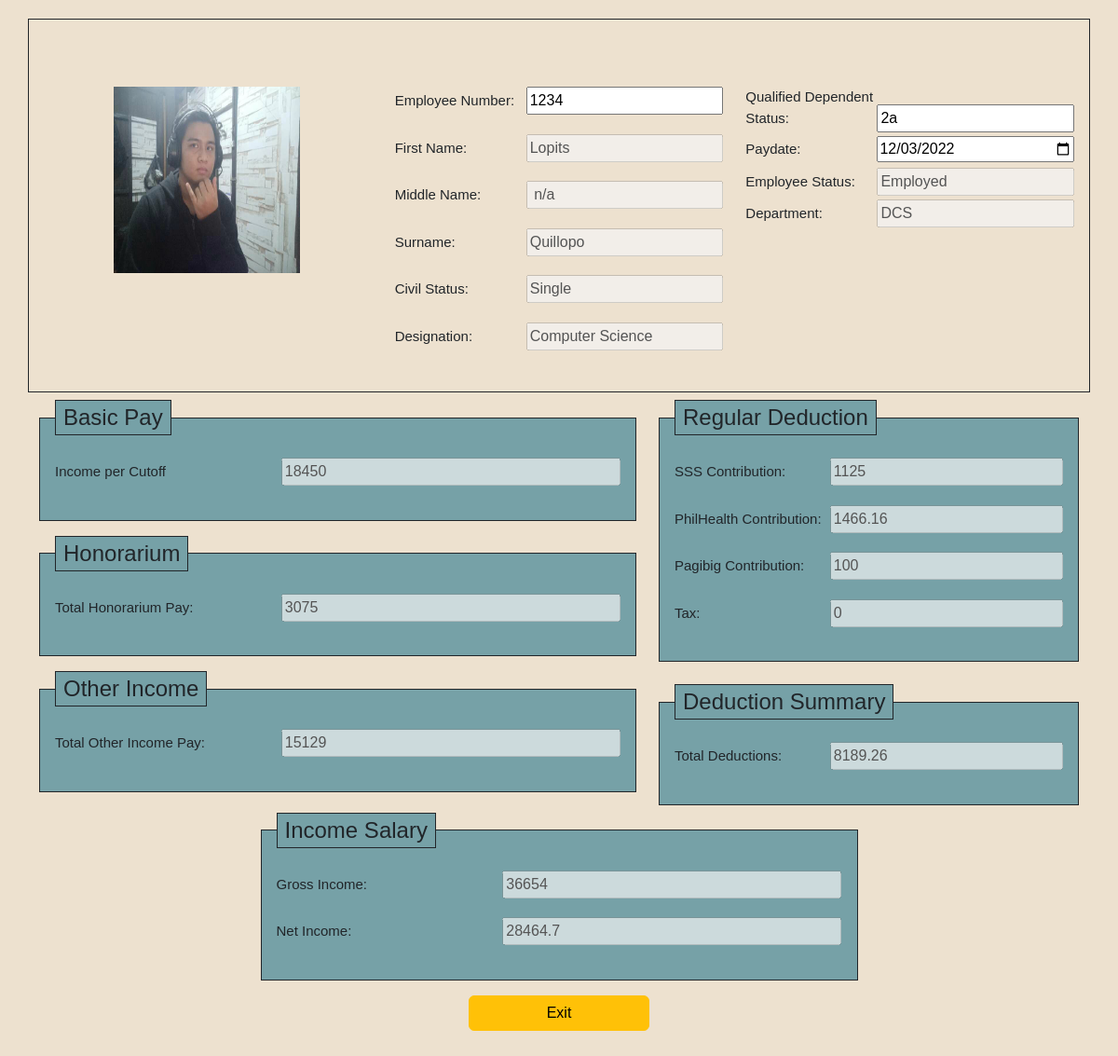
Page /viewpayroll.php?id=1 (signed in) on the earlier database version.
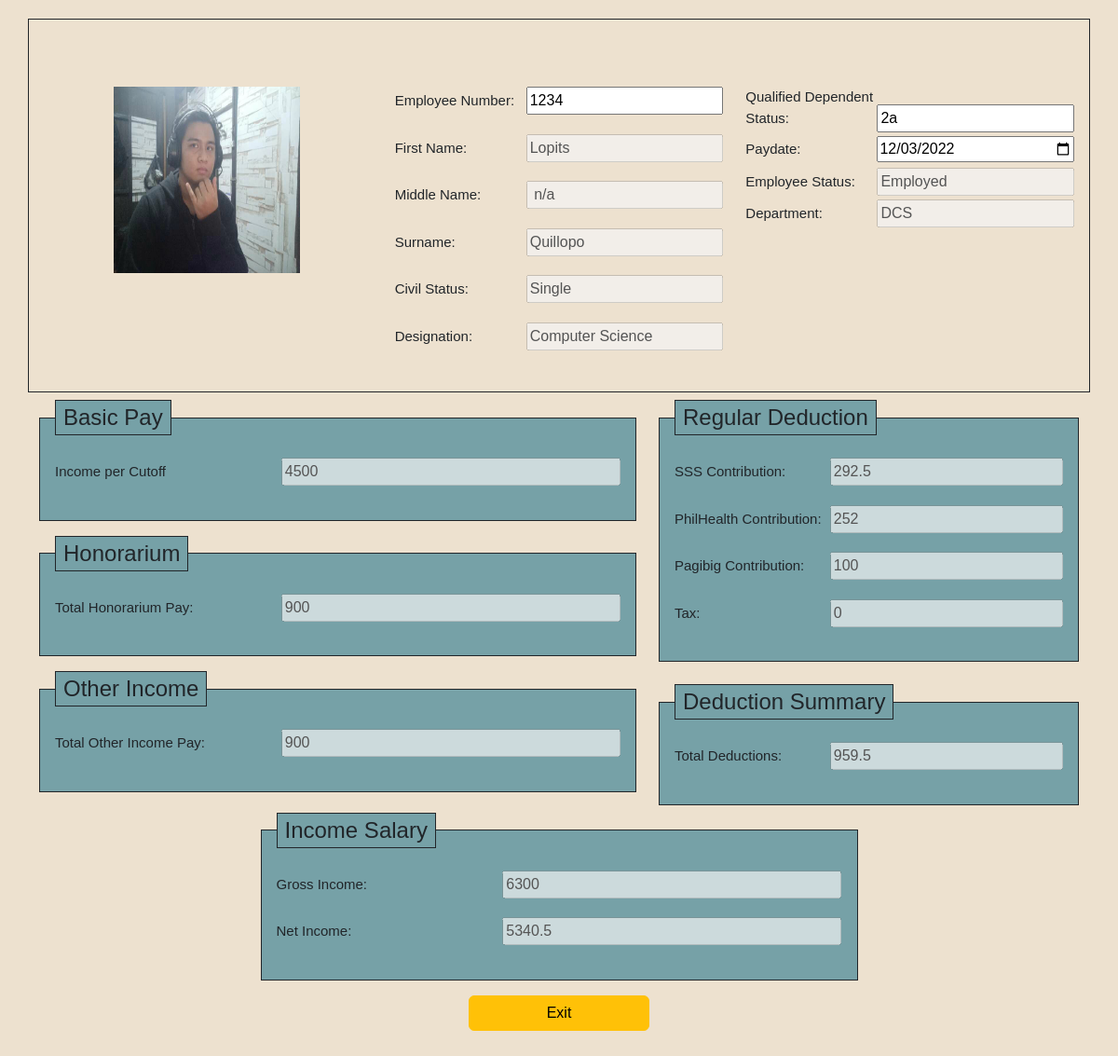
Same page on the later database version.
### tables this page shows
CREATE TABLE `employee` (
  `id` int(11) NOT NULL,
  `employeenumber` varchar(255) NOT NULL,
  `employeename` varchar(255) NOT NULL,
  `gender` varchar(255) NOT NULL,
  `birthdate` date NOT NULL,
  `nationality` varchar(255) NOT NULL,
  `civilstatus` varchar(255) NOT NULL,
  `department` varchar(255) NOT NULL,
  `designation` varchar(255) NOT NULL,
  `employeestatus` varchar(255) NOT NULL,
  `picture` text NOT NULL,
  `contactnumber` varchar(255) NOT NULL,
  `email` varchar(255) NOT NULL,
  `age` varchar(20) NOT NULL,
  `paydate` date DEFAULT NULL,
  `dependent` varchar(255) DEFAULT NULL
);

CREATE TABLE `payroll` (
  `payroll_id` int(11) NOT NULL,
  `employeeid_fk` int(11) NOT NULL,
  `basicincome` float NOT NULL,
  `honorarium` float NOT NULL,
  `otherincome` float NOT NULL,
  `grossincome` float NOT NULL,
  `netincome` float NOT NULL,
  `totaldeduction` float NOT NULL,
  `sss` float NOT NULL,
  `philhealth` float NOT NULL,
  `pagibig` float NOT NULL,
  `tax` float NOT NULL
);

### viewpayroll.php (the view, shortened to what this page needs)
<?php
include "config.php";
if($_SESSION['usertype']=="hr" || $_SESSION['usertype']=="superadmin"){
  if(isset($_GET['id'])){
    $id = trim($_GET['id'])-0;
    $sql = "SELECT * FROM employee WHERE id=$id";
    $run_query = mysqli_query($conn, $sql) or die(mysqli_error($conn));
    if (mysqli_num_rows($run_query) > 0){
    while ($row = mysqli_fetch_array($run_query)){
          $empnumber = $row['employeenumber'];
          $employeename = $row['employeename'];
          $employeenames = explode (" ", $employeename);
          $firstname = $employeenames[0];
          $middlename = $employeenames[1];
          $surname = $employeenames[2];
          $civilstatus = $row['civilstatus'];
          $department = $row['department'];
          $designation = $row['designation'];
          $dependent = $row['dependent'];
          $employeestatus = $row['employeestatus'];
          $picture = $row['picture'];
          $paydate = $row['paydate'];
        }
      }
      $sql2 = "SELECT * FROM payroll WHERE employeeid_fk=$id";
    $run_query2 = mysqli_query($conn, $sql2) or die(mysqli_error($conn));
    if (mysqli_num_rows($run_query2) > 0){
    while ($fetch = mysqli_fetch_array($run_query2)){
          $totalbasicpay = $fetch['basicincome'];
          $totalhonorpay=$fetch['honorarium'];
          $totalotherpay=$fetch['otherincome'];
          $totaldeduction=$fetch['totaldeduction'];
          $SSS=$fetch['sss'];
          $pagibig=$fetch['pagibig'];
          $philhealth=$fetch['philhealth'];
          $tax=$fetch['tax'];
          $netincome=$fetch['netincome'];
          $gross_income=$fetch['grossincome'];
        }
      }
}
?>
<!DOCTYPE html>
<html lang="en">
<head>
    <link rel="stylesheet" href="css/dashboard.css">
    <link rel="stylesheet" href="https://cdn.jsdelivr.net/npm/bootstrap-icons@1.9.1/font/bootstrap-icons.css">
    <link rel="stylesheet" href="https://cdnjs.cloudflare.com/ajax/libs/font-awesome/5.15.3/css/all.min.css"/>
    <link rel="stylesheet" href="css/main.min.css">
    <link rel="stylesheet" href="css/webp2.css">
</head>
<body style="background-image: url(bg.webp);
            no-repeat center center fixed;
            -webkit-background-size: cover;
            -moz-background-size: cover;
            -o-background-size: cover;
            background-size: cover;">
    <section id="empdetails" >
        <div class="container-md form-group border p-3 border-dark" id="empdetailscontainer" style="background-color: #EDE1CF;">
            <div class="row my-2 gy-5 gx-10" id="empdetails2">
                <div class="col-lg-4" id="empdetails5">
                    <form action="" method="POST" enctype="multipart/form-data">
                        <img src="emp_pics/<?php echo $picture;?>" style="margin-left: 75px;" alt="Photo" id="emppic">
                </div>
                <div class="col-lg-4" id="empdetails3">
                        <label class="form-label"><p>Employee Number:</p></label><input type="text"  id="empnumber" name="empnumber" value="<?php echo($empnumber) ?>" >
                        <label class="form-label"><p>First Name:</p></label><input type="text"  id="firstname" name="firstname" value="<?php echo($firstname) ?>" disabled>
                        <label class="form-label"><p>Middle Name:</p></label><input type="text"  id="middlename" name="middlename" value="<?php echo($middlename) ?>" disabled>
                        <label class="form-label"><p>Surname:</p></label><input type="text" id="surname"  name="surname" value="<?php echo($surname) ?>" disabled>
                        <label class="form-label"><p>Civil Status:</p></label><input type="text"  id="civilstatus" name="civilstatus" value="<?php echo($civilstatus) ?>" disabled>
                        <label class="form-label"><p>Designation:</p></label><input type="text"  id="designation" name="designation" value="<?php echo($designation) ?>" disabled>
                </div>
                <div class="col-lg-4" id="empdetails4">
                    <label class="form-label">Qualified Dependent Status:</label><input type="text"  id="dependent" name="dependent" value="<?php echo($dependent) ?>" >
                    <label class="form-label">Paydate:</label><input type="date"  id="paydate" name="paydate" value="<?php echo($paydate) ?>" required >
                    <label class="form-label">Employee Status: </label><input type="text"  id="empstatus" name="empstatus" value="<?php echo($employeestatus) ?>" disabled>
                    <label class="form-label">Department: </label><input type="text"  id="department" name="department" value="<?php echo($department) ?>" disabled>
                </div>
            </div>
        </div>
    </section>
    <section id="pays">
        <div class="container-md" id="empdetailscontainer2">
            <div class="row my-2 " id="empdetailscontainer1">
                <div class="col-lg-7" id="empdetails6">
                    <fieldset class="form-group border p-3 border-dark bg-secondary">
                        <legend class="w-auto px-2 border border-dark bg-secondary">Basic Pay</legend>
                        <label class="form-label"><p>Income per Cutoff</p></label><input type="text" id="totalbasicpay" value="<?php echo($totalbasicpay) ?>" disabled>
                    </fieldset>
                    <div class="row">
                        <div class="col-lg-12" id="empdetails8">
                            <fieldset class="form-group border p-3 my-3  border-dark bg-secondary">
                                <legend class="w-auto px-2 border border-dark bg-secondary">Honorarium</legend>
                                <label class="form-label"><p>Total Honorarium Pay:</p></label><input type="text"  id="totalhonorpay" value="<?php echo($totalhonorpay) ?>"disabled>
                            </fieldset>
                        </div>
                    </div>
                    <div class="row">
                        <div class="col-lg-12 " id="empdetails9" >
                                <fieldset class="form-group border p-3 border-dark bg-secondary">
                                    <legend class="w-auto px-2 border border-dark bg-secondary">Other Income</legend>
                                    <label class="form-label"><p>Total Other Income Pay:</p></label><input type="text"  id="totalotherpay" value="<?php echo($totalotherpay) ?> " disabled>
                                </fieldset>
                            </div>
                    </div>
                </div>
                <div class="col-lg-5" id="empdetails7">
                    <fieldset class="form-group border p-3 border-dark bg-secondary">
                        <legend class="w-auto px-2 border border-dark bg-secondary">Regular Deduction</legend>
                        <label class="form-label"><p>SSS Contribution:</p></label><input type="text"  id="ssscontri" value="<?php echo($SSS) ?>" disabled>
                        <label class="form-label"><p>PhilHealth Contribution:</p></label><input type="text"  id="philhealthcontri" value="<?php echo($philhealth) ?>" disabled>
                        <label class="form-label"><p>Pagibig Contribution:</p></label><input type="text"  id="pagibigcontri" value="<?php echo($pagibig) ?>" disabled>
                        <label class="form-label"><p>Tax:</p></label><input type="text"  id="tax" value="<?php echo($tax) ?>" disabled>
                    </fieldset>
                    <br>
                    <div class="row">
                        <div class="col-lg-12" id="empdetails9" >
                    <fieldset class="form-group border p-3 border-dark bg-secondary">
                        <legend class="w-auto px-2 border border-dark bg-secondary">Deduction Summary</legend>
                        <label class="form-label"><p>Total Deductions: </p></label><input type="text"  id="totaldeduction" value="<?php echo($totaldeduction) ?>" disabled>
                    </fieldset>
                </div>
                    </div>
                </div>
            </div>
            <div class="row my-2 d-flex d-flex justify-content-center" id="empdetailscontainer2">
                <div class="col-lg-7" id="empdetails9" >
                    <fieldset class="form-group border p-3 border-dark bg-secondary">
                        <legend class="w-auto px-2 border border-dark bg-secondary">Income Salary</legend>
                        <label class="form-label"><p>Gross Income:</p></label><input type="text"  id="grossincome" value="<?php echo($gross_income) ?>" disabled>
                        <label class="form-label"><p>Net Income:</p></label><input type="text"  id="netincome" value="<?php echo($netincome) ?> "disabled>
                    </fieldset>
                </div>
            </div>
            <div class="row my-2 gx-5 gy-2 d-flex justify-content-center">
                    <a href="payroll_report.php" class="btn col-lg-2 btn-warning"> Exit </a>
            </div>
        </div>
    </section>
</body>
</html>
<?php }
else{
  echo '<script>alert("Unauthorized Web Access")</script>';
  echo '<script>window.location.href="dashboard.php"</script>';
}
?>

### css/webp2.css (style rules this page uses)
body { background-color: #EDE1CF; font-family: sans-serif; padding: 20px; }
#emppic { text-align: center; width: 200px; height: 200px; }
#empdetails3 label, #empdetails4 label,#empdetails5 label,#empdetails6 label, #empdetails7 label, #empdetails8 label, #empdetails9 label { text-align: left; font-size: 15px; width: 40%; }
#empdetails3 input, #empdetails4 input,#empdetails5 input,#empdetails6 input, #empdetails7 input, #empdetails8 input, #empdetails9 input { text-align: left; width: 60%; }
legend { float: none; }

Differences in the rows shown:
no longer on this page (row unchanged): payroll: basicincome "18450", honorarium "3075", otherincome "15129", sss "1125", philhealth "1466.16", pagibig "100", tax "0", totaldeduction "8189.26", grossincome "36654", netincome "28464.7"
added payroll: basicincome "4500", honorarium "900", otherincome "900", sss "292.5", philhealth "252", pagibig "100", tax "0", totaldeduction "959.5", grossincome "6300", netincome "5340.5"
